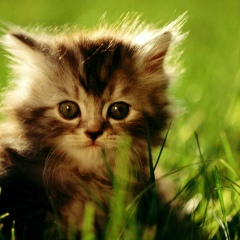
#> input picture Lab1/test.jpg, 240 x 240 px, found by its file name
$ python Lab8_3.py
#> lines starting #> are read from the running program, lines starting #| are printed output that depends on the picture
import cv2 as cv
import numpy as np
from matplotlib import pyplot as plt

# === ЛР8_3. Двумерные гистограммы
# === спользуются для построения цветовых гистограмм, где двумя признаками являются значения оттенка и насыщенности каждого пикселя.
# === https://docs.opencv.org/3.4/dd/d0d/tutorial_py_2d_histogram.html)

# 1. Загружаем цветное изображение
img = cv.imread('Lab1/test.jpg')
#> img is the input picture: shape (240, 240, 3); mean B, G, R 37.9, 107.5, 111.2
assert img is not None, "Файл Lab3/img2.jpg не найден."

cv.imshow("Исходное изображение", img)

# 2. Преобразуем изображение в цветовое пространство HSV
hsv = cv.cvtColor(img, cv.COLOR_BGR2HSV)
#> hsv: shape (240, 240, 3); mean H, S, V 29.1, 190.1, 119.9

# 3. Считаем двумерную гистограмму по каналам H и S
hist = cv.calcHist(
    [hsv],        # изображение
    [0, 1],       # каналы (H и S)
    None,         # маска
    [180, 256],   # количество корзин по H и S
    [0, 180, 0, 256]  # диапазоны значений
)
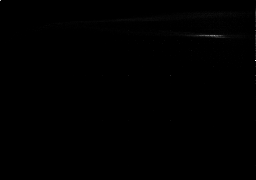
#> hist: shape (180, 256) float32; min 0, max 771, mean 1.2; drawn with min black and max white

# 4. Отображаем двумерную гистограмму
plt.figure("2D гистограмма H-S")
plt.imshow(hist, interpolation='nearest')
plt.title("2D гистограмма (H-S)")
plt.xlabel("S")
plt.ylabel("H")
plt.colorbar()

plt.show()
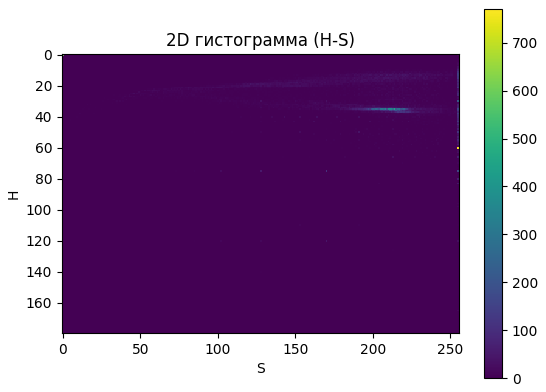
#> figure drawn by matplotlib, 2 panels
cv.waitKey(0)
cv.destroyAllWindows()
